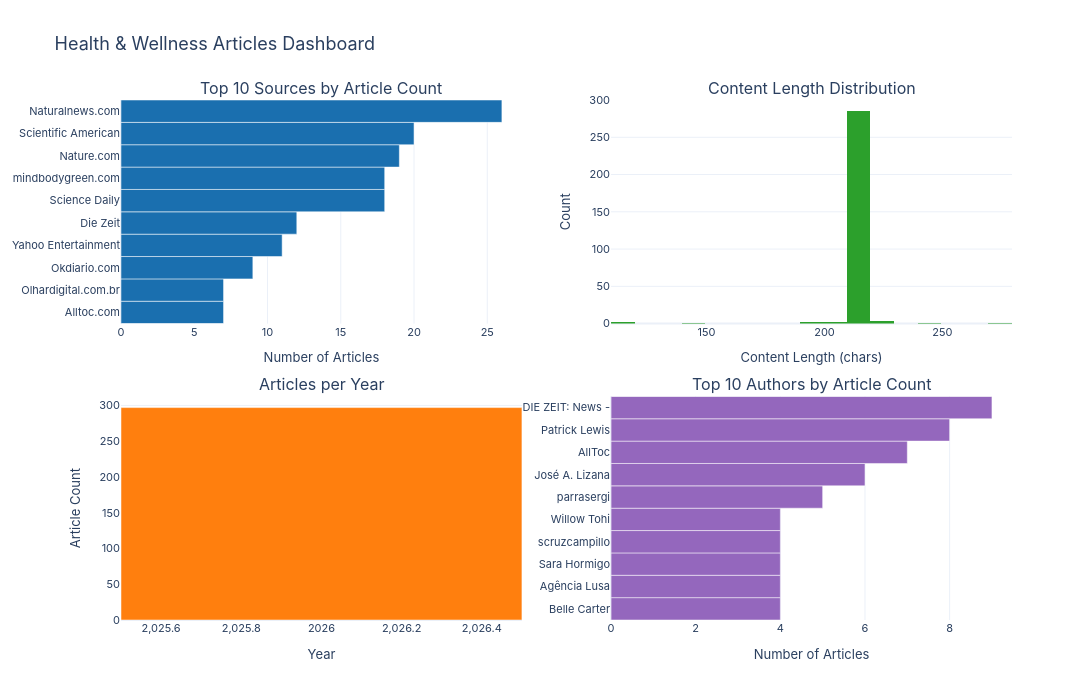

Here is the notebook cell this chart was saved with:
### Markdown cell above
---
### Multi-Chart Plotly Layout (2×2 Dashboard)

### Code cell
fig = make_subplots(
    rows=2, cols=2,
    subplot_titles=('Top 10 Sources by Article Count', 'Content Length Distribution',
                    'Articles per Year', 'Top 10 Authors by Article Count'),
    vertical_spacing=0.14, horizontal_spacing=0.10,
)

# 1 – top 10 sources horizontal bar
top_src = df['source_name'].dropna().value_counts().head(10).sort_values()
fig.add_trace(go.Bar(x=top_src.values, y=top_src.index, orientation='h',
                     marker_color='#1a6faf', name='Sources',
                     hovertemplate='%{y}<br>%{x} articles<extra></extra>'), row=1, col=1)

# 2 – content length histogram
fig.add_trace(go.Histogram(x=df['content_length'].dropna(), nbinsx=25,
                           marker_color='#2ca02c', name='Content Length',
                           hovertemplate='Length: %{x}<br>Count: %{y}<extra></extra>'), row=1, col=2)

# 3 – articles per year bar
yearly = (df.query('published_year >= 2000')
            .groupby('published_year').size()
            .reset_index(name='article_count'))
fig.add_trace(go.Bar(x=yearly['published_year'], y=yearly['article_count'],
                     marker_color='#ff7f0e', name='Articles per Year',
                     hovertemplate='Year: %{x}<br>Articles: %{y}<extra></extra>'), row=2, col=1)

# 4 – top 10 authors horizontal bar
top_auth = df['author'].dropna().value_counts().head(10).sort_values()
fig.add_trace(go.Bar(x=top_auth.values, y=top_auth.index, orientation='h',
                     marker_color='#9467bd', name='Authors',
                     hovertemplate='%{y}<br>%{x} articles<extra></extra>'), row=2, col=2)

fig.update_layout(title_text='Health & Wellness Articles Dashboard', title_font_size=18,
                  template='plotly_white', height=700, width=1100, showlegend=False,
                  font=dict(family='Inter', size=11))
fig.update_xaxes(title_text='Number of Articles', row=1, col=1)
fig.update_xaxes(title_text='Content Length (chars)', row=1, col=2)
fig.update_xaxes(title_text='Year', row=2, col=1)
fig.update_xaxes(title_text='Number of Articles', row=2, col=2)
fig.update_yaxes(title_text='Count', row=1, col=2)
fig.update_yaxes(title_text='Article Count', row=2, col=1)

html_path = INTERACTIVE_DIR / 'interactive_dashboard.html'
fig.write_html(str(html_path))
fig.show()
print(f'Saved → {html_path}')

### Figure 1 — Plotly figure (JSON) as saved in the notebook; plotly's stock layout.template omitted (floating-point values rounded to 4 significant figures; data arrays with more than 128 entries replaced by an {"elided": "..."} marker saying what was removed)
{"data": [{"hovertemplate": "%{y}<br>%{x} articles<extra></extra>", "marker": {"color": "#1a6faf"}, "name": "Sources", "orientation": "h", "type": "bar", "x": [7, 7, 9, 11, 12, 18, 18, 19, 20, 26], "xaxis": "x", "y": ["Alltoc.com", "Olhardigital.com.br", "Okdiario.com", "Yahoo Entertainment", "Die Zeit", "Science Daily", "mindbodygreen.com", "Nature.com", "Scientific American", "Naturalnews.com"], "yaxis": "y"}, {"hovertemplate": "Length: %{x}<br>Count: %{y}<extra></extra>", "marker": {"color": "#2ca02c"}, "name": "Content Length", "nbinsx": 25, "type": "histogram", "x": {"elided": "297 int values"}, "xaxis": "x2", "yaxis": "y2"}, {"hovertemplate": "Year: %{x}<br>Articles: %{y}<extra></extra>", "marker": {"color": "#ff7f0e"}, "name": "Articles per Year", "type": "bar", "x": [2026], "xaxis": "x3", "y": [297], "yaxis": "y3"}, {"hovertemplate": "%{y}<br>%{x} articles<extra></extra>", "marker": {"color": "#9467bd"}, "name": "Authors", "orientation": "h", "type": "bar", "x": [4, 4, 4, 4, 4, 5, 6, 7, 8, 9], "xaxis": "x4", "y": ["Belle Carter", "Agência Lusa", "Sara Hormigo", "scruzcampillo", "Willow Tohi", "parrasergi", "José A. Lizana", "AllToc", "Patrick Lewis", "DIE ZEIT: News -"], "yaxis": "y4"}], "layout": {"annotations": [{"font": {"size": 16}, "showarrow": false, "text": "Top 10 Sources by Article Count", "x": 0.225, "xanchor": "center", "xref": "paper", "y": 1, "yanchor": "bottom", "yref": "paper"}, {"font": {"size": 16}, "showarrow": false, "text": "Content Length Distribution", "x": 0.775, "xanchor": "center", "xref": "paper", "y": 1, "yanchor": "bottom", "yref": "paper"}, {"font": {"size": 16}, "showarrow": false, "text": "Articles per Year", "x": 0.225, "xanchor": "center", "xref": "paper", "y": 0.43, "yanchor": "bottom", "yref": "paper"}, {"font": {"size": 16}, "showarrow": false, "text": "Top 10 Authors by Article Count", "x": 0.775, "xanchor": "center", "xref": "paper", "y": 0.43, "yanchor": "bottom", "yref": "paper"}], "font": {"family": "Inter", "size": 11}, "height": 700, "showlegend": false, "title": {"font": {"size": 18}, "text": "Health & Wellness Articles Dashboard"}, "width": 1100, "xaxis": {"anchor": "y", "domain": [0, 0.45], "title": {"text": "Number of Articles"}}, "xaxis2": {"anchor": "y2", "domain": [0.55, 1], "title": {"text": "Content Length (chars)"}}, "xaxis3": {"anchor": "y3", "domain": [0, 0.45], "title": {"text": "Year"}}, "xaxis4": {"anchor": "y4", "domain": [0.55, 1], "title": {"text": "Number of Articles"}}, "yaxis": {"anchor": "x", "domain": [0.57, 1]}, "yaxis2": {"anchor": "x2", "domain": [0.57, 1], "title": {"text": "Count"}}, "yaxis3": {"anchor": "x3", "domain": [0, 0.43], "title": {"text": "Article Count"}}, "yaxis4": {"anchor": "x4", "domain": [0, 0.43]}}}
